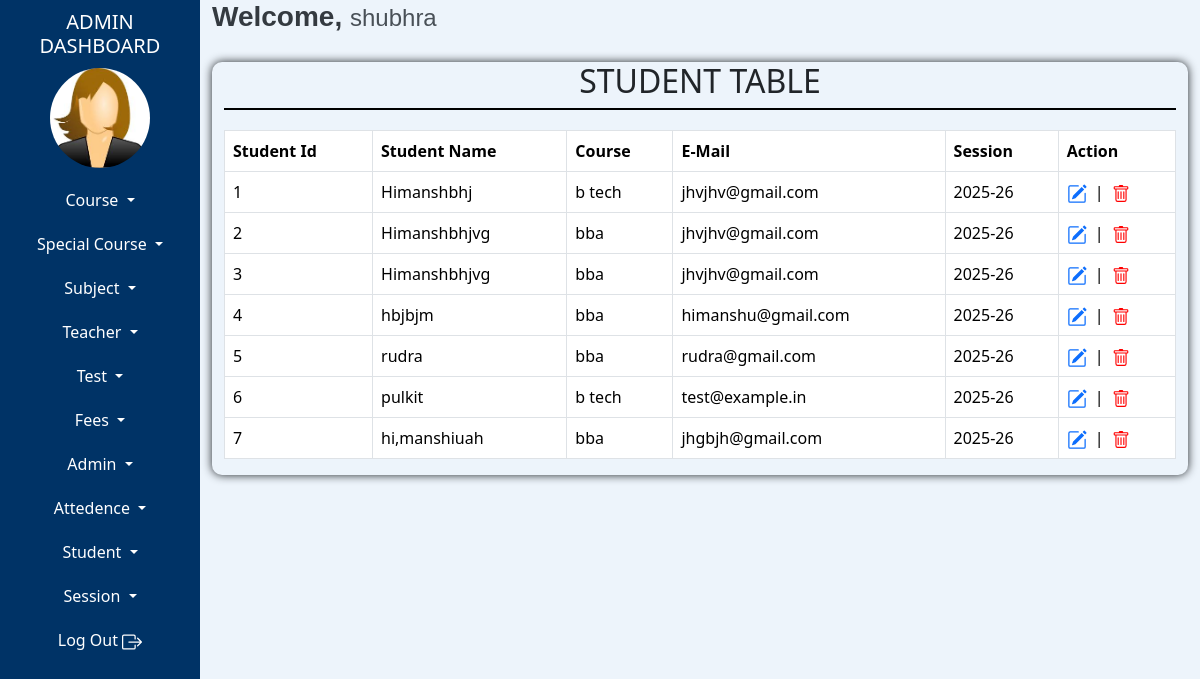
Screenshot of /admin/student-table.php (signed in) with the database file from the repository.
### tables this page shows
CREATE TABLE `tblstudent` (
  `studentId` int(100) NOT NULL AUTO_INCREMENT,
  `studentName` varchar(100) NOT NULL,
  `dob` date NOT NULL,
  `courseId` int(100) NOT NULL,
  `academicYearId` int(10) NOT NULL,
  `sessionId` int(100) NOT NULL,
  `studentNumber` varchar(15) NOT NULL,
  `studentGender` int(100) NOT NULL,
  `studentEmail` varchar(100) NOT NULL,
  `studentPassword` varchar(100) NOT NULL,
  `fatherName` varchar(100) NOT NULL,
  `motherName` varchar(100) NOT NULL,
  `parentNumber` varchar(15) NOT NULL,
  `parentEmail` varchar(100) NOT NULL,
  `dateOfRegistration` datetime(6) NOT NULL,
  `address` varchar(100) NOT NULL,
  `studentImage` varchar(300) DEFAULT NULL,
  `addedIpAddress` text NOT NULL,
  `addedDateTime` datetime(6) NOT NULL,
  `updatedIpAddress` text NOT NULL,
  `updatedDateTime` datetime NOT NULL,
  PRIMARY KEY (`studentId`)
);

CREATE TABLE `tblcourse` (
  `courseId` int(10) NOT NULL AUTO_INCREMENT,
  `courseName` varchar(100) NOT NULL,
  `courseDuration` varchar(10) NOT NULL,
  `sessionId` int(10) NOT NULL,
  PRIMARY KEY (`courseId`)
);

CREATE TABLE `tblsession` (
  `sessionId` int(10) NOT NULL AUTO_INCREMENT,
  `sessionName` varchar(15) NOT NULL,
  `addedIpAddress` varchar(100) NOT NULL,
  `addedDateTime` datetime NOT NULL,
  `updatedIpAddress` varchar(100) NOT NULL,
  `updatedDateTime` datetime NOT NULL,
  `status` int(2) NOT NULL,
  PRIMARY KEY (`sessionId`)
);

### admin/fun-specialchar.php (called while the page is built)
<?php
function textSafe($text)
{
    return htmlspecialchars($text, ENT_QUOTES, 'UTF-8');
}
?>

### admin/student-table.php (the view, shortened to what this page needs)
<?php
include "admin-dashboard-top.php";
include "admin-dashboard-content.php";
include "fun-specialchar.php";
$query="SELECT * FROM tblstudent";
$stmt=$conn->prepare($query);
$stmt->execute();
?>
<!doctype html>
<html lang="en">
  <head>
    <link href="https://cdn.jsdelivr.net/npm/bootstrap@5.3.3/dist/css/bootstrap.min.css" rel="stylesheet">
  </head>
<body>
<div class="container-fluid">
    <div class="row">
        <div class="tbl-content">
            <div class="tbl-heading">
            <h2>STUDENT TABLE</h2>
            </div>
            <table class="table table-hover table-bordered">
              <thead>
                <tr>
                  <th scope="col">Student Id</th>
                  <th scope="col">Student Name</th>
                  <th scope="col">Course</th>
                  <th scope="col">E-Mail</th>
                  <th scope="col">Session</th>
                  <th scope="col">Action</th>
                </tr>
              </thead>
              <tbody>
                <?php
                    while($result=$stmt->fetch())
                    {
                ?>
                    <tr>
                    <td><?php echo $result['studentId']; ?></td>
                     <td><?php echo textSafe($result['studentName']); ?></td>
                     <td>
                         <?php
                            $courseId=$result['courseId'];
                            $stmt2=$conn->prepare("SELECT * FROM tblcourse where courseId=:courseId");
                            $stmt2->bindParam(":courseId",$courseId);
                            $stmt2->execute();
                            $row=$stmt2->fetch();
                            echo $row["courseName"];
                         ?>
                        </td>
                     <td><?php echo textSafe($result['studentEmail']); ?></td>
                    <td>
                        <?php
                            $sessionId = $result['sessionId'];
                            $sessionstmt=$conn->prepare("SELECT * FROM tblsession WHERE sessionId = :sessionId");
                            $sessionstmt->bindParam(":sessionId",$sessionId);
                            $sessionstmt->execute();
                            $session = $sessionstmt->fetch();
                            echo $session['sessionName'];
                        ?>
                    </td>
                    <td>
                        <div style="display: flex; align-items: center; gap: 8px;">
                            <a href="manage-student.php?studentId=<?php echo $result['studentId']; ?>">
                            </a>
                            <span>|</span>
                            <a href="delete-student.php?studentId=<?php echo $result['studentId']; ?>" style="color: red; text-decoration: none;">
                            </a>
                        </div>
                    </td>
                </tr>
                <?php
                }
                ?>
              </tbody>
            </table>
        </div>
    </div>
</div>
</body>
</div>
</div>
<?php
    include "admin-dashboard-footer.php";
?>

### admin/admin-dashboard-content.php (shortened to what this page needs)
<link href="https://cdn.jsdelivr.net/npm/bootstrap@5.3.3/dist/css/bootstrap.min.css" rel="stylesheet">
  </head>
  <body>
    <div class="container-fluid">
        <div class="row">
            <div class="col-md-2  left-side">
                <div class="heading">
                    <h5>ADMIN DASHBOARD</h5>
                </div>
                <div class="image">
                    <a href="admin-dashboard.php">
                    <?php
                        $query = "select * from tbladmin where adminId=:adminId";
                        $stmt=$conn->prepare($query);
                        $stmt->bindParam(":adminId",$adminId);
                        $stmt->execute();
                        $result = $stmt->fetch();
                        if (!empty($result['picture']))
                        {
                        	echo '<img src="'.$result['picture'].'" style=" height: 100px;" />';
                        }
                        else
                        {
                        	if ($result['adminGender'] == '1')
                        	{
                        		echo '<img src="images/female-logo.jpg" alt="Male" style="height: 100px; width: 100px;" />';
                        	}
                        	elseif ($result['adminGender'] == '2')
                        	{
                        		echo '<img src="images/male-logo.jpg" alt="Female" style="height: 100px; width: 100px;" />';
                        	}
                        }
                    ?>
                    </a>
                </div>
                <div class="buttons">
                    <div class="dropdown ">
                      <button class="btn dropdown-toggle w-100 nav-link left-btn" type="button" data-bs-toggle="dropdown" aria-expanded="false">
                        Course
                      </button>
                    </div>
                    <div class="dropdown ">
                      <button class="btn dropdown-toggle w-100 nav-link left-btn" type="button" data-bs-toggle="dropdown" aria-expanded="false">
                        Special Course
                      </button>
                    </div>
                    <div class="dropdown ">
                      <button class="btn dropdown-toggle w-100 nav-link left-btn" type="button" data-bs-toggle="dropdown" aria-expanded="false">
                        Subject
                      </button>
                    </div>
                    <div class="dropdown ">
                      <button class="btn dropdown-toggle w-100 nav-link left-btn" type="button" data-bs-toggle="dropdown" aria-expanded="false">
                        Teacher
                      </button>
                    </div>
                    <div class="dropdown ">
                      <button class="btn dropdown-toggle w-100 nav-link left-btn" type="button" data-bs-toggle="dropdown" aria-expanded="false">
                        Test
                      </button>
                    </div>
                    <div class="dropdown ">
                      <button class="btn dropdown-toggle w-100 nav-link left-btn" type="button" data-bs-toggle="dropdown" aria-expanded="false">
                        Fees
                      </button>
                    </div>
                    <div class="dropdown ">
                      <button class="btn dropdown-toggle w-100 nav-link left-btn" type="button" data-bs-toggle="dropdown" aria-expanded="false">
                        Admin
                      </button>
                    </div>
                    <div class="dropdown ">
                      <button class="btn dropdown-toggle w-100 nav-link left-btn" type="button" data-bs-toggle="dropdown" aria-expanded="false">
                        Attedence
                      </button>
                    </div>
                    <div class="dropdown ">
                      <button class="btn dropdown-toggle w-100 nav-link left-btn" type="button" data-bs-toggle="dropdown" aria-expanded="false">
                        Student
                      </button>
                    </div>
                    <div class="dropdown ">
                      <button class="btn dropdown-toggle w-100 nav-link left-btn" type="button" data-bs-toggle="dropdown" aria-expanded="false">
                        Session
                      </button>
                    </div>
                    <a href="logout-admin.php" class="btn left-btn w-100 nav-link">
                        Log Out
                    </a>
                </div>
            </div>
            <div class="col-md-10 col-sm-10 right-side">
                <div>
                    <h3 class="welcome-text">Welcome, <span class="admin-name"><?php echo $result['adminName']; ?></span></h3>
                </div>

### admin/admin-dashboard-content.php (style rules this page uses)
.left-side { background-color:#003366; color:white; height:200vh; }
.heading { text-align:center; margin:10px auto; }
.image { display:flex; justify-content:center; }
.image img { border-radius:60px; }
.left-btn { color:white; transition: background-color 0.3s ease; margin-top:20px; }
.right-side { background-color:#edf4fb; }
.welcome-text { font-family: 'Poppins', sans-serif; font-size: 28px; font-weight: 600; color: #343a40; }
.admin-name { font-family: 'Montserrat', sans-serif; font-size: 24px; font-weight: 400; color: #495057; }

### admin/student-table.php (style rules this page uses)
.tbl-heading { text-align:center; border-bottom:2px solid black; margin-bottom:20px; }
.tbl-content { box-shadow:0 0 10px; margin-top:20px; border-radius:10px; }

### rows the page displays
tblstudent: studentId "1", studentName "Himanshbhj", courseId.courseName "b tech", studentEmail "jhvjhv@gmail.com", sessionId.sessionName "2025-26"
tblstudent: studentId "2", studentName "Himanshbhjvg", courseId.courseName "bba", studentEmail "jhvjhv@gmail.com", sessionId.sessionName "2025-26"
tblstudent: studentId "3", studentName "Himanshbhjvg", courseId.courseName "bba", studentEmail "jhvjhv@gmail.com", sessionId.sessionName "2025-26"
tblstudent: studentId "4", studentName "hbjbjm", courseId.courseName "bba", studentEmail "himanshu@gmail.com", sessionId.sessionName "2025-26"
tblstudent: studentId "5", studentName "rudra", courseId.courseName "bba", studentEmail "rudra@gmail.com", sessionId.sessionName "2025-26"
tblstudent: studentId "6", studentName "pulkit", courseId.courseName "b tech", studentEmail "test@example.in", sessionId.sessionName "2025-26"
tblstudent: studentId "7", studentName "hi,manshiuah", courseId.courseName "bba", studentEmail "jhgbjh@gmail.com", sessionId.sessionName "2025-26"

### other values shown
$result['adminName'] "shubhra"
